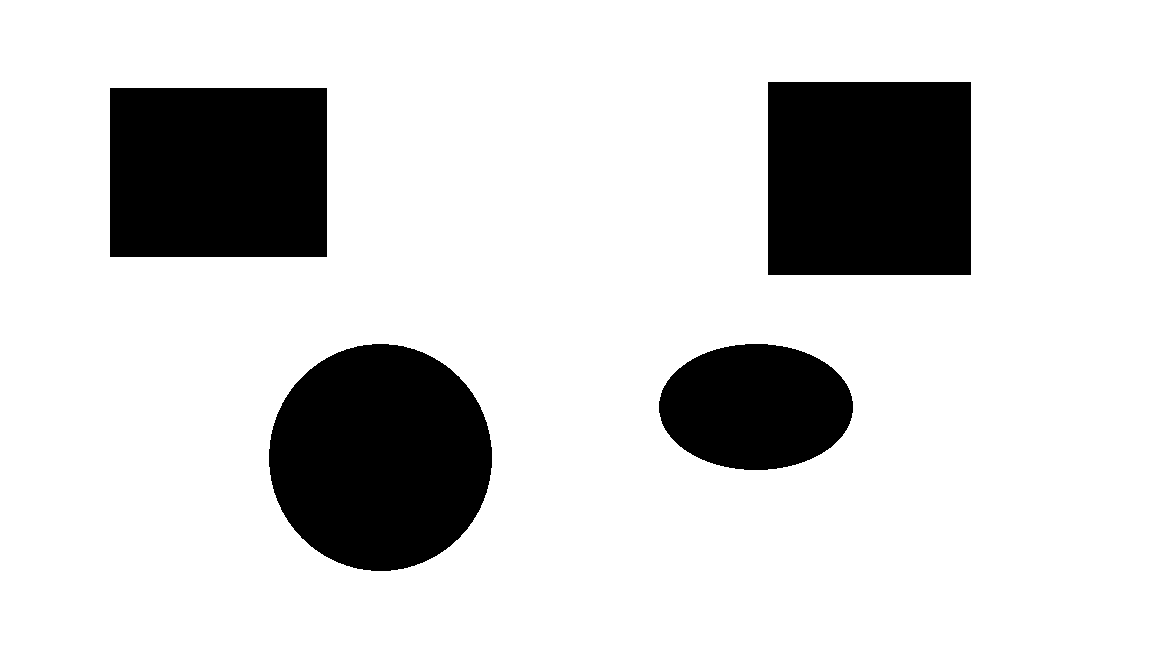
#> input picture object_detection/shapes.jpg, 1152 x 648 px
$ python dect.py
#> lines starting #> are read from the running program, lines starting #| are printed output that depends on the picture; after the words box and inside, x2 and y2 are one past the last pixel; in counts of white or black regions, pixels touching at a corner belong together
import cv2
import numpy as np

# Load and preprocess image
img = cv2.imread("shapes.jpg")
#> img is the input picture: shape (648, 1152, 3); 81.9% white; 4 black regions, box (x1, y1, x2, y2) and area: (269, 344, 492, 571) 39695, (768, 82, 971, 275) 39179, (110, 88, 327, 257) 36673, (659, 344, 853, 470) 19204
gray = cv2.cvtColor(img, cv2.COLOR_BGR2GRAY)
blurred = cv2.GaussianBlur(gray, (5, 5), 0)
edged = cv2.Canny(blurred, 50, 150)
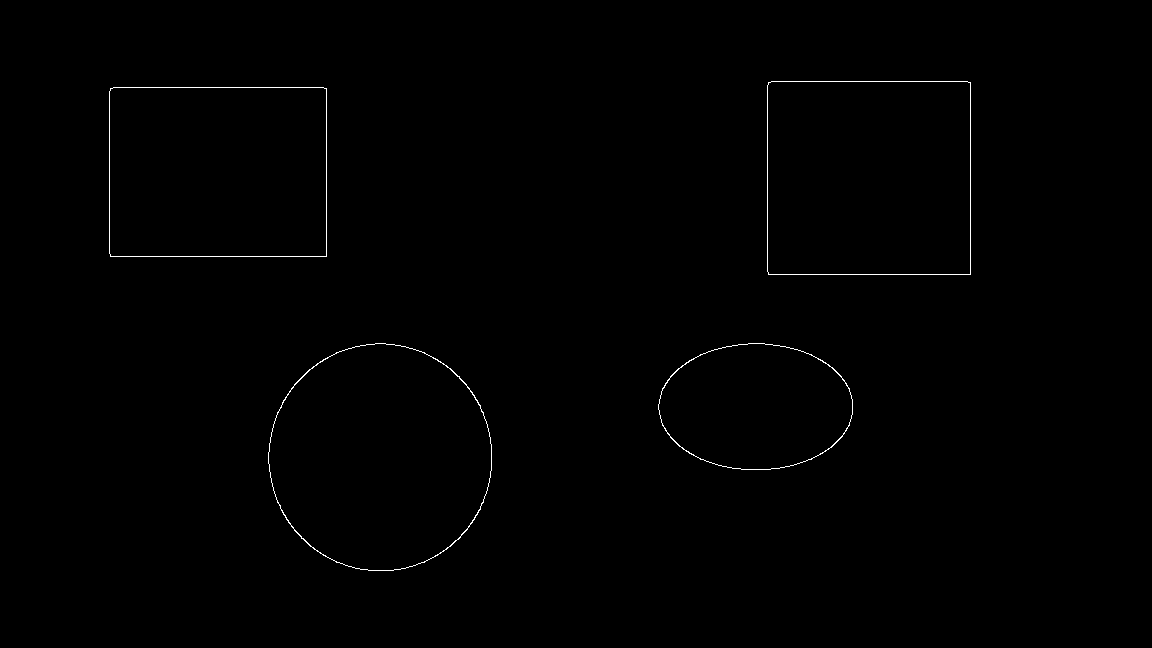
#> edged: shape (648, 1152); 0.39% white in thin lines or dots, all inside (x1, y1, x2, y2) = (109, 81, 971, 571)

# Ask for user input
shape_input = input("Enter the name of shape you want to find (circle/rectangle/triangle/square): ").strip().capitalize()
#> the answer given: shapes.jpg

# Find contours
contours, _ = cv2.findContours(edged, cv2.RETR_EXTERNAL, cv2.CHAIN_APPROX_SIMPLE)
#> contours = 4 contours; box (x1, y1, x2, y2) and area: (268, 343, 492, 571) 39752, (767, 81, 971, 275) 39168, (109, 87, 327, 257) 36662, (658, 343, 853, 470) 19235

# Flag to track if shape was found
shape_found = False

# Loop through contours
for cnt in contours:
    approx = cv2.approxPolyDP(cnt, 0.04 * cv2.arcLength(cnt, True), True)
    x, y, w, h = cv2.boundingRect(approx)
    shape = "Unknown"

    if len(approx) == 3:
        shape = "Triangle"
    elif len(approx) == 4:
        aspect_ratio = w / float(h)
        shape = "Square" if 0.95 <= aspect_ratio <= 1.05 else "Rectangle"
    elif len(approx) > 5:
        area = cv2.contourArea(cnt)
        perimeter = cv2.arcLength(cnt, True)
        if perimeter == 0:
            continue
        circularity = 4 * np.pi * area / (perimeter * perimeter)
        shape = "Circle" if 0.85 <= circularity <= 1.15 else "Ellipse"  # use 0.85–1.15 for slight imperfections

    # Check if user-input shape matches detected shape
    if shape == shape_input:
        cv2.drawContours(img, [approx], -1, (0, 255, 0), 3)
        cv2.putText(img, shape, (x, y - 10), cv2.FONT_HERSHEY_SIMPLEX, 0.6, (0, 0, 255), 2)
        shape_found = True
#> this loop made 4 passes
#> (x, y, w, h, shape, area, perimeter, circularity) on passes 1 to 2: (662, 344, 191, 125, 'Ellipse', 19235, 536.9, 0.839), (268, 343, 224, 228, 'Circle', 39752.5, 747.1, 0.895)
#> (approx, x, y, w, h, shape, aspect_ratio) on passes 3 to 4: ([[110, 88], [110, 256], [326, 256], [326, 88]], 110, 88, 217, 169, 'Rectangle', 1.28), ([[768, 82], [768, 274], [970, 274], [970, 82]], 768, 82, 203, 193, 'Rectangle', 1.05)

# Show result
if not shape_found:
    print(f"No {shape_input} found.")
else:
    print(f"{shape_input} found and highlighted.")

cv2.imshow("Shape Detection", img)
cv2.waitKey(0)
cv2.destroyAllWindows()

$ run again, with object_detection/shapy.png saved as object_detection/shapes.jpg
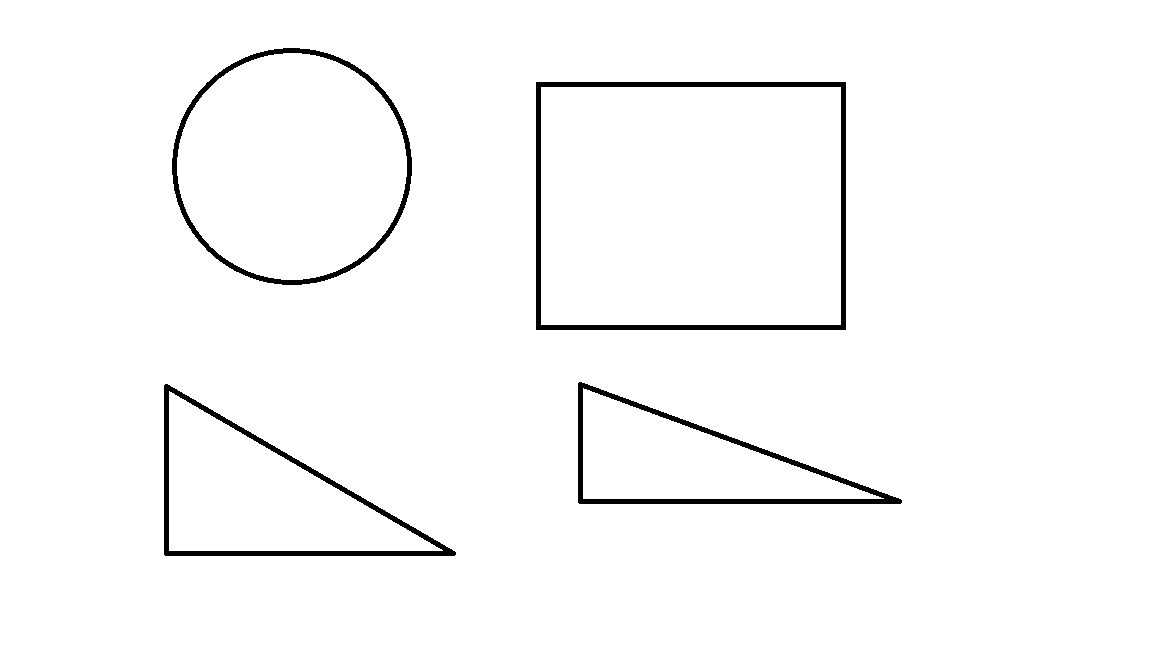
#> input picture object_detection/shapy.png, 1152 x 648 px
#> img is the input picture: shape (648, 1152, 3); min 0, max 255, mean 249.2
#> `edged = cv2.Canny(blurred, 50, 150)`:
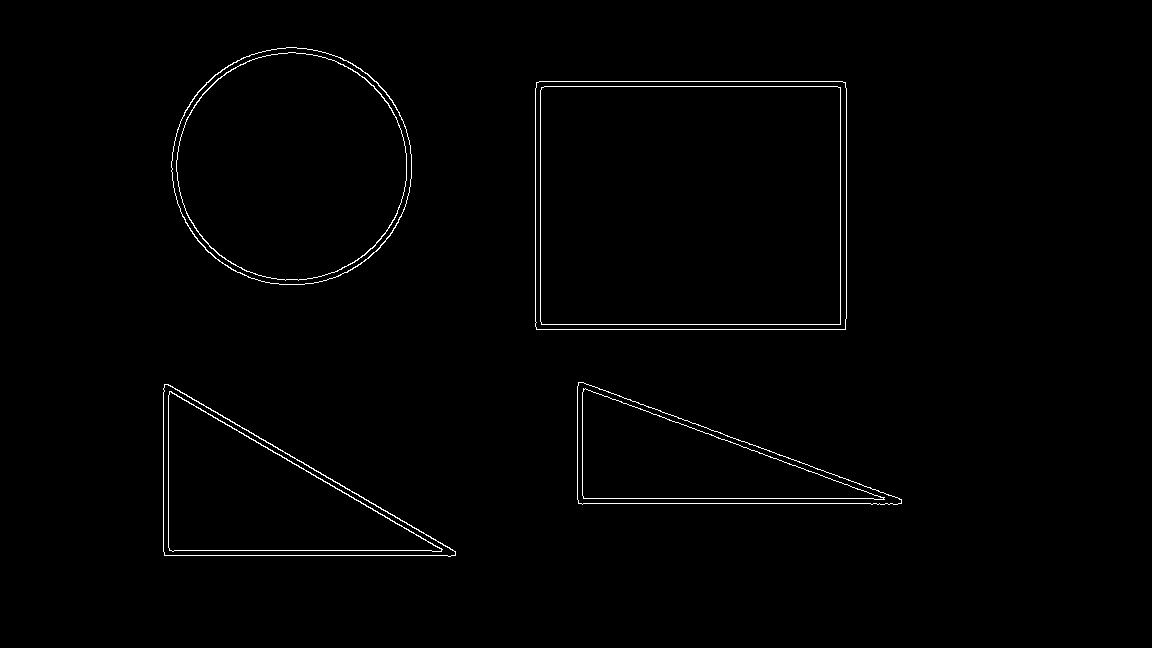
#> edged: shape (648, 1152); 0.96% white in thin lines or dots, all inside (x1, y1, x2, y2) = (163, 47, 902, 557)
#> contours = 4 contours; box (x1, y1, x2, y2) and area: (535, 81, 847, 330) 77096, (171, 47, 412, 285) 44705, (163, 384, 456, 557) 25964, (577, 382, 902, 505) 20554
#> the loop `for cnt in contours:` made 4 passes
#> (x, y, w, h, shape, area, perimeter, circularity) on pass 4: (171, 47, 241, 238, 'Circle', 44705, 793.2, 0.893)
